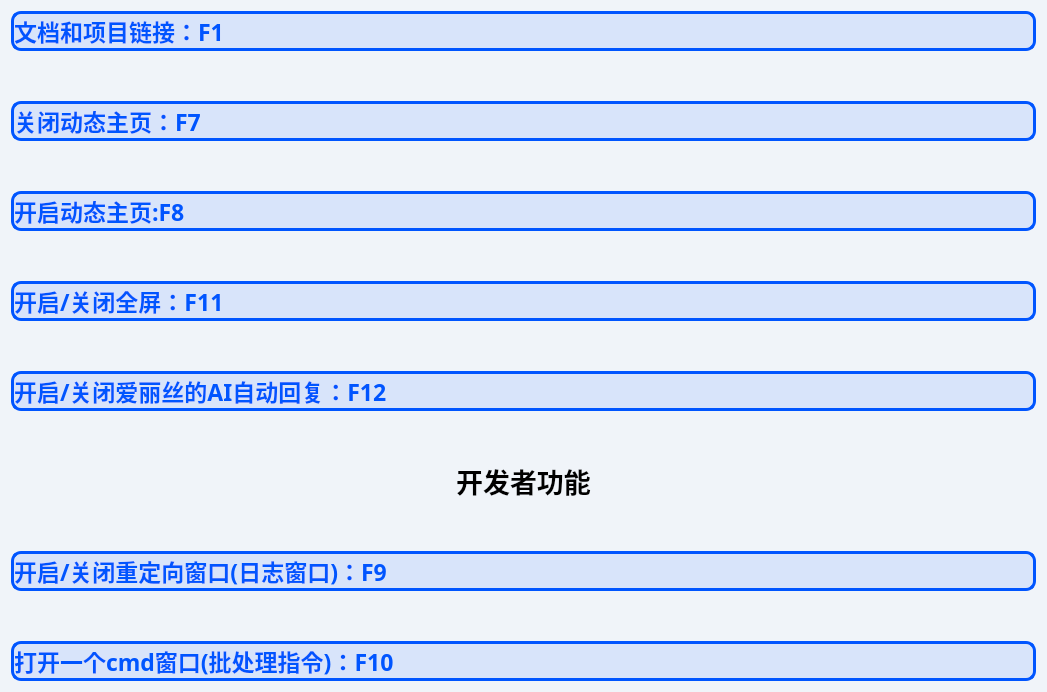
         <widget class="QWidget" name="scrollAreaWidgetContents">
          <property name="geometry">
           <rect>
            <x>0</x>
            <y>0</y>
            <width>1047</width>
            <height>677</height>
           </rect>
          </property>
          <property name="minimumSize">
           <size>
            <width>0</width>
            <height>0</height>
           </size>
          </property>
          <property name="styleSheet">
           <string notr="true">/*可视窗口背景*/
QWidget {
	background-color: rgb(240, 244, 249);
}</string>
          </property>
          <layout class="QVBoxLayout" name="verticalLayout_6">
           <property name="spacing">
            <number>50</number>
           </property>
           <item>
            <widget class="QPushButton" name="SwitchReply_5">
             <property name="minimumSize">
              <size>
               <width>0</width>
               <height>40</height>
              </size>
             </property>
             <property name="sizeIncrement">
              <size>
               <width>0</width>
               <height>40</height>
              </size>
             </property>
             <property name="font">
              <font>
               <family>黑体</family>
               <pointsize>17</pointsize>
               <bold>true</bold>
              </font>
             </property>
             <property name="styleSheet">
              <string notr="true">/**正常情况下样式**/
QPushButton{
	border-radius: 10px;		/*圆角*/
	border-width: 3px;		/*设置边框大小*/
	border-color: rgb(0, 85, 255);  /*边框颜色*/
	border-style: solid;		/*实线*/
	color: rgb(0, 85, 255);
	background-color: rgba(0, 85, 255,0.1);	/*按钮背景颜色纯白*/
	text-align : left;    /*文本放在左边*/
}

/**鼠标停留在按钮上的样式**/
QPushButton::hover{	
	background-color: rgba(0, 85, 255,0.5);
	color: rgb(255, 255, 255);
}

/**鼠标按压下去的样式**/
QPushButton:pressed {
	background-color: rgb(0, 85, 255);
	color: rgb(255, 255, 255);
}
</string>
             </property>
             <property name="text">
              <string>文档和项目链接：F1</string>
             </property>
            </widget>
           </item>
           <item>
            <widget class="QPushButton" name="SwitchReply_3">
             <property name="minimumSize">
              <size>
               <width>0</width>
               <height>40</height>
              </size>
             </property>
             <property name="sizeIncrement">
              <size>
               <width>0</width>
               <height>40</height>
              </size>
             </property>
             <property name="font">
              <font>
               <family>黑体</family>
               <pointsize>17</pointsize>
               <bold>true</bold>
              </font>
             </property>
             <property name="styleSheet">
              <string notr="true">/**正常情况下样式**/
QPushButton{
	border-radius: 10px;		/*圆角*/
	border-width: 3px;		/*设置边框大小*/
	border-color: rgb(0, 85, 255);  /*边框颜色*/
	border-style: solid;		/*实线*/
	color: rgb(0, 85, 255);
	background-color: rgba(0, 85, 255,0.1);	/*按钮背景颜色纯白*/
	text-align : left;    /*文本放在左边*/
}

/**鼠标停留在按钮上的样式**/
QPushButton::hover{	
	background-color: rgba(0, 85, 255,0.5);
	color: rgb(255, 255, 255);
}

/**鼠标按压下去的样式**/
QPushButton:pressed {
	background-color: rgb(0, 85, 255);
	color: rgb(255, 255, 255);
}
</string>
             </property>
             <property name="text">
              <string>关闭动态主页：F7</string>
             </property>
            </widget>
           </item>
           <item>
            <widget class="QPushButton" name="SwitchReply_4">
             <property name="minimumSize">
              <size>
               <width>0</width>
               <height>40</height>
              </size>
             </property>
             <property name="sizeIncrement">
              <size>
               <width>0</width>
               <height>40</height>
              </size>
             </property>
             <property name="font">
              <font>
               <family>黑体</family>
               <pointsize>17</pointsize>
               <bold>true</bold>
              </font>
             </property>
             <property name="styleSheet">
              <string notr="true">/**正常情况下样式**/
QPushButton{
	border-radius: 10px;		/*圆角*/
	border-width: 3px;		/*设置边框大小*/
	border-color: rgb(0, 85, 255);  /*边框颜色*/
	border-style: solid;		/*实线*/
	color: rgb(0, 85, 255);
	background-color: rgba(0, 85, 255,0.1);	/*按钮背景颜色纯白*/
	text-align : left;    /*文本放在左边*/
}

/**鼠标停留在按钮上的样式**/
QPushButton::hover{	
	background-color: rgba(0, 85, 255,0.5);
	color: rgb(255, 255, 255);
}

/**鼠标按压下去的样式**/
QPushButton:pressed {
	background-color: rgb(0, 85, 255);
	color: rgb(255, 255, 255);
}
</string>
             </property>
             <property name="text">
              <string>开启动态主页:F8</string>
             </property>
            </widget>
           </item>
           <item>
            <widget class="QPushButton" name="SwitchReply_6">
             <property name="minimumSize">
              <size>
               <width>0</width>
               <height>40</height>
              </size>
             </property>
             <property name="sizeIncrement">
              <size>
               <width>0</width>
               <height>40</height>
              </size>
             </property>
             <property name="font">
              <font>
               <family>黑体</family>
               <pointsize>17</pointsize>
               <bold>true</bold>
              </font>
             </property>
             <property name="styleSheet">
              <string notr="true">/**正常情况下样式**/
QPushButton{
	border-radius: 10px;		/*圆角*/
	border-width: 3px;		/*设置边框大小*/
	border-color: rgb(0, 85, 255);  /*边框颜色*/
	border-style: solid;		/*实线*/
	color: rgb(0, 85, 255);
	background-color: rgba(0, 85, 255,0.1);	/*按钮背景颜色纯白*/
	text-align : left;    /*文本放在左边*/
}

/**鼠标停留在按钮上的样式**/
QPushButton::hover{	
	background-color: rgba(0, 85, 255,0.5);
	color: rgb(255, 255, 255);
}

/**鼠标按压下去的样式**/
QPushButton:pressed {
	background-color: rgb(0, 85, 255);
	color: rgb(255, 255, 255);
}
</string>
             </property>
             <property name="text">
              <string>开启/关闭全屏：F11</string>
             </property>
            </widget>
           </item>
           <item>
            <widget class="QPushButton" name="SwitchReply_2">
             <property name="minimumSize">
              <size>
               <width>0</width>
               <height>40</height>
              </size>
             </property>
             <property name="sizeIncrement">
              <size>
               <width>0</width>
               <height>40</height>
              </size>
             </property>
             <property name="font">
              <font>
               <family>黑体</family>
               <pointsize>17</pointsize>
               <bold>true</bold>
              </font>
             </property>
             <property name="styleSheet">
              <string notr="true">/**正常情况下样式**/
QPushButton{
	border-radius: 10px;		/*圆角*/
	border-width: 3px;		/*设置边框大小*/
	border-color: rgb(0, 85, 255);  /*边框颜色*/
	border-style: solid;		/*实线*/
	color: rgb(0, 85, 255);
	background-color: rgba(0, 85, 255,0.1);	/*按钮背景颜色纯白*/
	text-align : left;    /*文本放在左边*/
}

/**鼠标停留在按钮上的样式**/
QPushButton::hover{	
	background-color: rgba(0, 85, 255,0.5);
	color: rgb(255, 255, 255);
}

/**鼠标按压下去的样式**/
QPushButton:pressed {
	background-color: rgb(0, 85, 255);
	color: rgb(255, 255, 255);
}
</string>
             </property>
             <property name="text">
              <string>开启/关闭爱丽丝的AI自动回复：F12</string>
             </property>
            </widget>
           </item>
           <item>
            <widget class="QLabel" name="StateScrollAreaTip_2">
             <property name="font">
              <font>
               <family>等线</family>
               <pointsize>20</pointsize>
               <bold>true</bold>
              </font>
             </property>
             <property name="text">
              <string>开发者功能</string>
             </property>
             <property name="alignment">
              <set>Qt::AlignmentFlag::AlignCenter</set>
             </property>
            </widget>
           </item>
           <item>
            <widget class="QPushButton" name="SwitchReply_7">
             <property name="minimumSize">
              <size>
               <width>0</width>
               <height>40</height>
              </size>
             </property>
             <property name="sizeIncrement">
              <size>
               <width>0</width>
               <height>40</height>
              </size>
             </property>
             <property name="font">
              <font>
               <family>黑体</family>
               <pointsize>17</pointsize>
               <bold>true</bold>
              </font>
             </property>
             <property name="styleSheet">
              <string notr="true">/**正常情况下样式**/
QPushButton{
	border-radius: 10px;		/*圆角*/
	border-width: 3px;		/*设置边框大小*/
	border-color: rgb(0, 85, 255);  /*边框颜色*/
	border-style: solid;		/*实线*/
	color: rgb(0, 85, 255);
	background-color: rgba(0, 85, 255,0.1);	/*按钮背景颜色纯白*/
	text-align : left;    /*文本放在左边*/
}

/**鼠标停留在按钮上的样式**/
QPushButton::hover{	
	background-color: rgba(0, 85, 255,0.5);
	color: rgb(255, 255, 255);
}

/**鼠标按压下去的样式**/
QPushButton:pressed {
	background-color: rgb(0, 85, 255);
	color: rgb(255, 255, 255);
}
</string>
             </property>
             <property name="text">
              <string>开启/关闭重定向窗口(日志窗口)：F9</string>
             </property>
            </widget>
           </item>
           <item>
            <widget class="QPushButton" name="SwitchReply_8">
             <property name="minimumSize">
              <size>
               <width>0</width>
               <height>40</height>
              </size>
             </property>
             <property name="sizeIncrement">
              <size>
               <width>0</width>
               <height>40</height>
              </size>
             </property>
             <property name="font">
              <font>
               <family>黑体</family>
               <pointsize>17</pointsize>
               <bold>true</bold>
              </font>
             </property>
             <property name="styleSheet">
              <string notr="true">/**正常情况下样式**/
QPushButton{
	border-radius: 10px;		/*圆角*/
	border-width: 3px;		/*设置边框大小*/
	border-color: rgb(0, 85, 255);  /*边框颜色*/
	border-style: solid;		/*实线*/
	color: rgb(0, 85, 255);
	background-color: rgba(0, 85, 255,0.1);	/*按钮背景颜色纯白*/
	text-align : left;    /*文本放在左边*/
}

/**鼠标停留在按钮上的样式**/
QPushButton::hover{	
	background-color: rgba(0, 85, 255,0.5);
	color: rgb(255, 255, 255);
}

/**鼠标按压下去的样式**/
QPushButton:pressed {
	background-color: rgb(0, 85, 255);
	color: rgb(255, 255, 255);
}
</string>
             </property>
             <property name="text">
              <string>打开一个cmd窗口(批处理指令)：F10</string>
             </property>
            </widget>
           </item>
          </layout>
         </widget>
